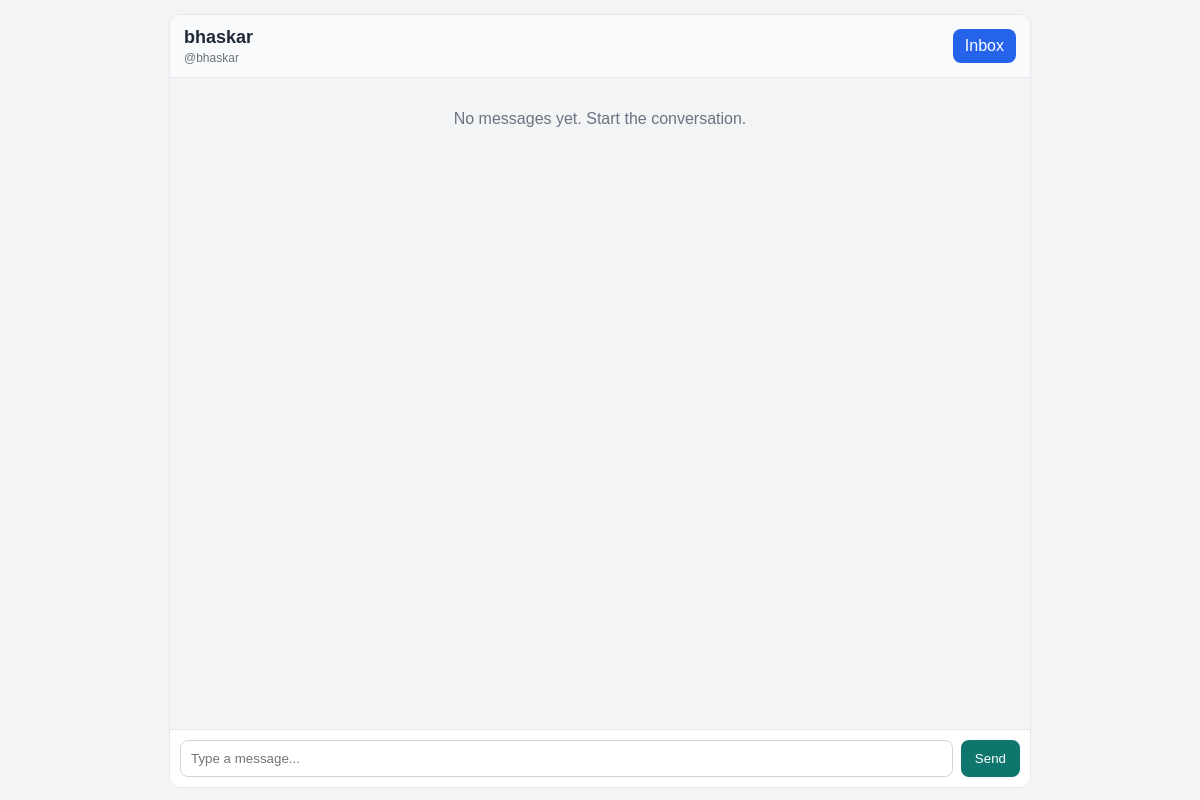
/chat/7?item_id=9 (signed in), run on an earlier commit of the app's database.
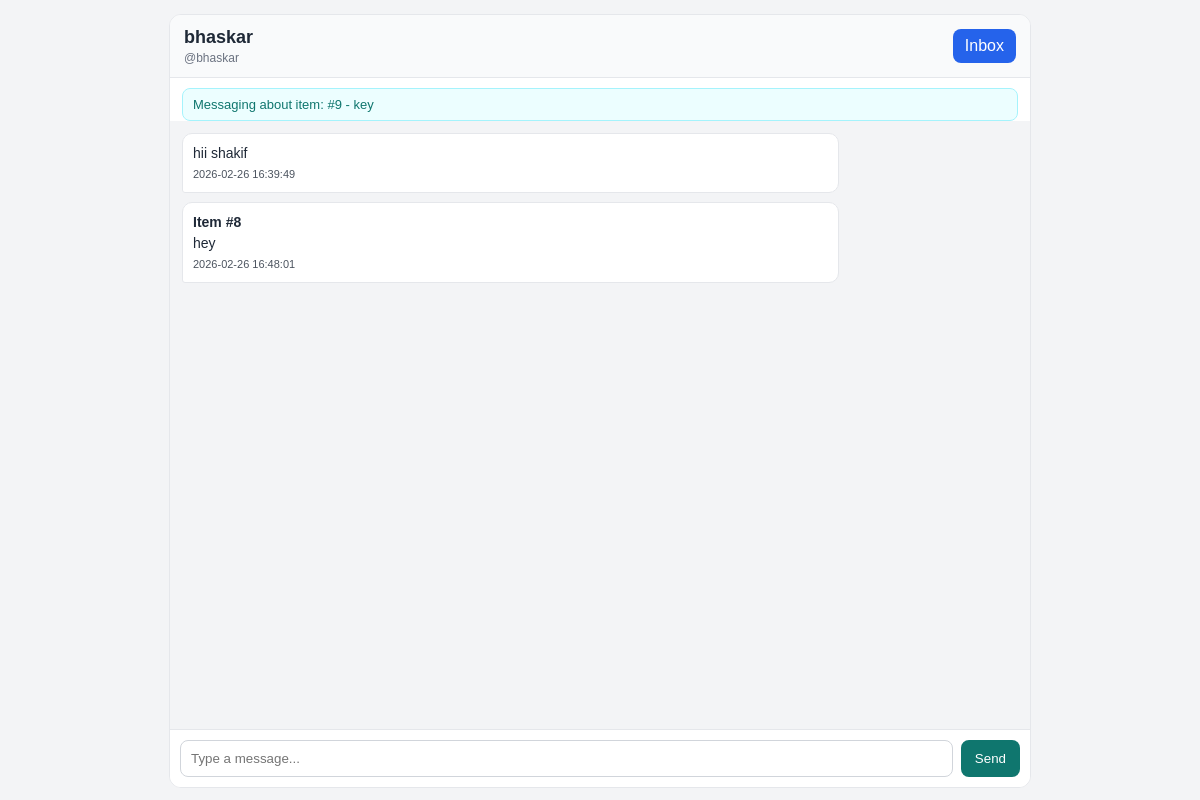
And on a later commit of the database.
### tables this page shows
CREATE TABLE items (
            id INTEGER PRIMARY KEY AUTOINCREMENT,
            title TEXT NOT NULL,
            description TEXT NOT NULL,
            location TEXT NOT NULL,
            date TEXT NOT NULL,
            type TEXT NOT NULL,
            status TEXT DEFAULT 'Not Claimed'
        , image TEXT, owner_user_id INTEGER);

CREATE TABLE messages (
            id INTEGER PRIMARY KEY AUTOINCREMENT,
            sender_id INTEGER NOT NULL,
            receiver_id INTEGER NOT NULL,
            item_id INTEGER,
            message_text TEXT NOT NULL,
            created_at TEXT DEFAULT CURRENT_TIMESTAMP,
            is_read INTEGER DEFAULT 0,
            FOREIGN KEY(sender_id) REFERENCES users(id),
            FOREIGN KEY(receiver_id) REFERENCES users(id),
            FOREIGN KEY(item_id) REFERENCES items(id)
        );

### app.py (the view)
@app.route('/chat/<int:user_id>')
def chat(user_id):
    if not is_user_logged_in():
        return redirect('/login')
    current_user_id = session.get('user_id')
    if user_id == current_user_id:
        return redirect('/inbox')
    conn = sqlite3.connect('database.db')
    cursor = conn.cursor()
    cursor.execute(
        "SELECT id, username, full_name FROM users WHERE id = ?",
        (user_id,)
    )
    partner = cursor.fetchone()
    if not partner:
        conn.close()
        return redirect('/inbox')
    requested_item_id = request.args.get('item_id', '').strip()
    chat_item = None
    chat_item_id = None
    if requested_item_id.isdigit():
        chat_item_id = int(requested_item_id)
        cursor.execute("SELECT id, title FROM items WHERE id = ?", (chat_item_id,))
        chat_item = cursor.fetchone()
        if not chat_item:
            chat_item_id = None
    cursor.execute(
        '''
        SELECT id, sender_id, receiver_id, message_text, created_at, item_id
        FROM messages
        WHERE (sender_id = ? AND receiver_id = ?) OR (sender_id = ? AND receiver_id = ?)
        ORDER BY id ASC
        ''',
        (current_user_id, user_id, user_id, current_user_id)
    )
    messages = cursor.fetchall()
    cursor.execute(
        "UPDATE messages SET is_read = 1 WHERE sender_id = ? AND receiver_id = ? AND is_read = 0",
        (user_id, current_user_id)
    )
    conn.commit()
    conn.close()
    return render_template(
        'chat.html',
        partner=partner,
        messages=messages,
        current_user_id=current_user_id,
        chat_item=chat_item,
        chat_item_id=chat_item_id
    )

### app.py (called while the page is built)
def is_user_logged_in():
    return session.get('user_id') is not None

def get_unread_message_count(user_id):
    if not user_id:
        return 0
    conn = sqlite3.connect('database.db')
    cursor = conn.cursor()
    cursor.execute(
        "SELECT COUNT(*) FROM messages WHERE receiver_id = ? AND is_read = 0",
        (user_id,)
    )
    unread_count = cursor.fetchone()[0]
    conn.close()
    return unread_count

@app.context_processor
def inject_unread_message_count():
    user_id = session.get('user_id')
    unread_messages_count = get_unread_message_count(user_id) if user_id else 0
    return {'unread_messages_count': unread_messages_count}

### templates/chat.html (shortened to what this page needs)
<!DOCTYPE html>
<html>
<head>
</head>
<body>
    <div class="container">
        <div>
            <div class="top">
                <div>
                    <h3>{{ partner[2] or partner[1] }}</h3>
                    <div class="sub">@{{ partner[1] }}</div>
                </div>
                <a class="btn" href="/inbox">Inbox</a>
            </div>
            {% if chat_item %}
                <div class="item-ref">Messaging about item: #{{ chat_item[0] }} - {{ chat_item[1] }}</div>
            {% endif %}
        </div>
        <div id="messages" class="messages">
            {% if messages %}
                {% for msg in messages %}
                    <div class="message {% if msg[1] == current_user_id %}mine{% else %}theirs{% endif %}">
                        {% if msg[5] %}
                            <div><strong>Item #{{ msg[5] }}</strong></div>
                        {% endif %}
                        <div>{{ msg[3] }}</div>
                        <div class="meta">{{ msg[4] }}</div>
                    </div>
                {% endfor %}
            {% else %}
                <div class="empty">No messages yet. Start the conversation.</div>
            {% endif %}
        </div>
        <div class="compose">
            <form method="POST" action="/chat/{{ partner[0] }}/send">
                <input id="messageInput" type="text" name="message_text" placeholder="Type a message..." required>
                <button type="submit">Send</button>
            </form>
        </div>
    </div>
</body>
</html>

What changed in the data, as far as the page shows it:
added items: id "9", title "key"
added messages: message_text "hii shakif", created_at "2026-02-26 16:39:49"
added messages: item "8", message_text "hey", created_at "2026-02-26 16:48:01"
Also different on the page:
text no longer shown: "No messages yet. Start the conversation."
text now shown: "Messaging about item: # -"
